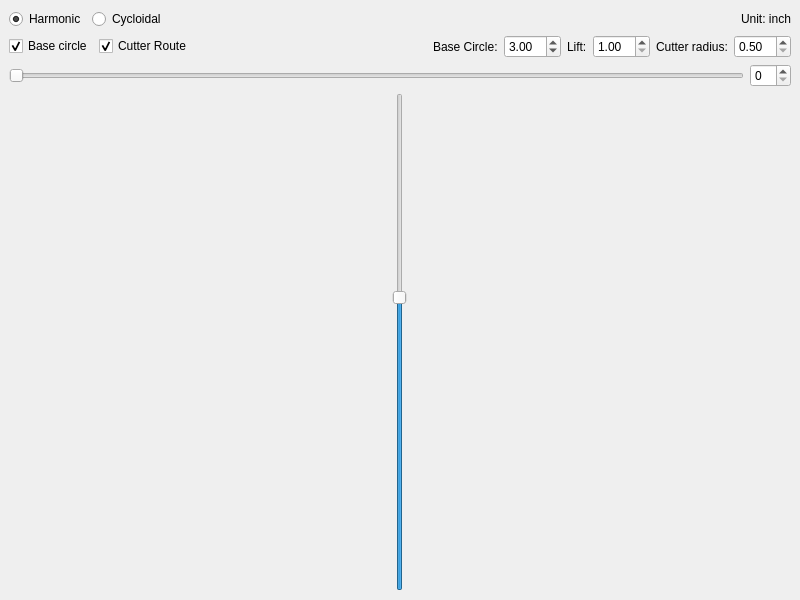
<?xml version="1.0" encoding="UTF-8"?>
<ui version="4.0">
 <class>MainWindow</class>
 <widget class="QMainWindow" name="MainWindow">
  <property name="geometry">
   <rect>
    <x>0</x>
    <y>0</y>
    <width>800</width>
    <height>600</height>
   </rect>
  </property>
  <property name="windowTitle">
   <string>MainWindow</string>
  </property>
  <widget class="QWidget" name="centralWidget">
   <layout class="QVBoxLayout" name="verticalLayout">
    <item>
     <layout class="QHBoxLayout" name="horizontalLayout_2">
      <item>
       <widget class="QRadioButton" name="toHar">
        <property name="text">
         <string>Harmonic</string>
        </property>
        <property name="checked">
         <bool>true</bool>
        </property>
       </widget>
      </item>
      <item>
       <widget class="QRadioButton" name="toCy">
        <property name="text">
         <string>Cycloidal</string>
        </property>
       </widget>
      </item>
      <item>
       <spacer name="horizontalSpacer">
        <property name="orientation">
         <enum>Qt::Horizontal</enum>
        </property>
        <property name="sizeHint" stdset="0">
         <size>
          <width>40</width>
          <height>20</height>
         </size>
        </property>
       </spacer>
      </item>
      <item>
       <widget class="QLabel" name="label_4">
        <property name="text">
         <string>Unit: inch</string>
        </property>
       </widget>
      </item>
     </layout>
    </item>
    <item>
     <layout class="QHBoxLayout" name="horizontalLayout">
      <item>
       <widget class="QCheckBox" name="showBase">
        <property name="text">
         <string>Base circle</string>
        </property>
        <property name="checked">
         <bool>true</bool>
        </property>
       </widget>
      </item>
      <item>
       <widget class="QCheckBox" name="showRoute">
        <property name="text">
         <string>Cutter Route</string>
        </property>
        <property name="checked">
         <bool>true</bool>
        </property>
       </widget>
      </item>
      <item>
       <spacer name="horizontalSpacer_2">
        <property name="orientation">
         <enum>Qt::Horizontal</enum>
        </property>
        <property name="sizeHint" stdset="0">
         <size>
          <width>40</width>
          <height>20</height>
         </size>
        </property>
       </spacer>
      </item>
      <item>
       <widget class="QLabel" name="label_3">
        <property name="text">
         <string>Base Circle:</string>
        </property>
       </widget>
      </item>
      <item>
       <widget class="QDoubleSpinBox" name="baseVal">
        <property name="minimum">
         <double>1.000000000000000</double>
        </property>
        <property name="maximum">
         <double>10.000000000000000</double>
        </property>
        <property name="value">
         <double>3.000000000000000</double>
        </property>
       </widget>
      </item>
      <item>
       <widget class="QLabel" name="label_2">
        <property name="text">
         <string>Lift:</string>
        </property>
       </widget>
      </item>
      <item>
       <widget class="QDoubleSpinBox" name="liftVal">
        <property name="minimum">
         <double>1.000000000000000</double>
        </property>
        <property name="maximum">
         <double>10.000000000000000</double>
        </property>
        <property name="value">
         <double>1.000000000000000</double>
        </property>
       </widget>
      </item>
      <item>
       <widget class="QLabel" name="label">
        <property name="text">
         <string>Cutter radius:</string>
        </property>
       </widget>
      </item>
      <item>
       <widget class="QDoubleSpinBox" name="cutterRadiusVal">
        <property name="minimum">
         <double>0.500000000000000</double>
        </property>
        <property name="maximum">
         <double>10.000000000000000</double>
        </property>
        <property name="value">
         <double>0.500000000000000</double>
        </property>
       </widget>
      </item>
     </layout>
    </item>
    <item>
     <layout class="QHBoxLayout" name="horizontalLayout_3">
      <item>
       <widget class="QSlider" name="rotateBar">
        <property name="maximum">
         <number>360</number>
        </property>
        <property name="orientation">
         <enum>Qt::Horizontal</enum>
        </property>
       </widget>
      </item>
      <item>
       <widget class="QSpinBox" name="spinBox"/>
      </item>
     </layout>
    </item>
    <item>
     <layout class="QHBoxLayout" name="horizontalLayout_4">
      <item>
       <layout class="QVBoxLayout" name="canvasLayout"/>
      </item>
      <item>
       <widget class="QSlider" name="zoomBar">
        <property name="minimum">
         <number>1</number>
        </property>
        <property name="maximum">
         <number>50</number>
        </property>
        <property name="pageStep">
         <number>1</number>
        </property>
        <property name="value">
         <number>30</number>
        </property>
        <property name="orientation">
         <enum>Qt::Vertical</enum>
        </property>
       </widget>
      </item>
     </layout>
    </item>
   </layout>
  </widget>
 </widget>
 <resources/>
 <connections/>
</ui>
